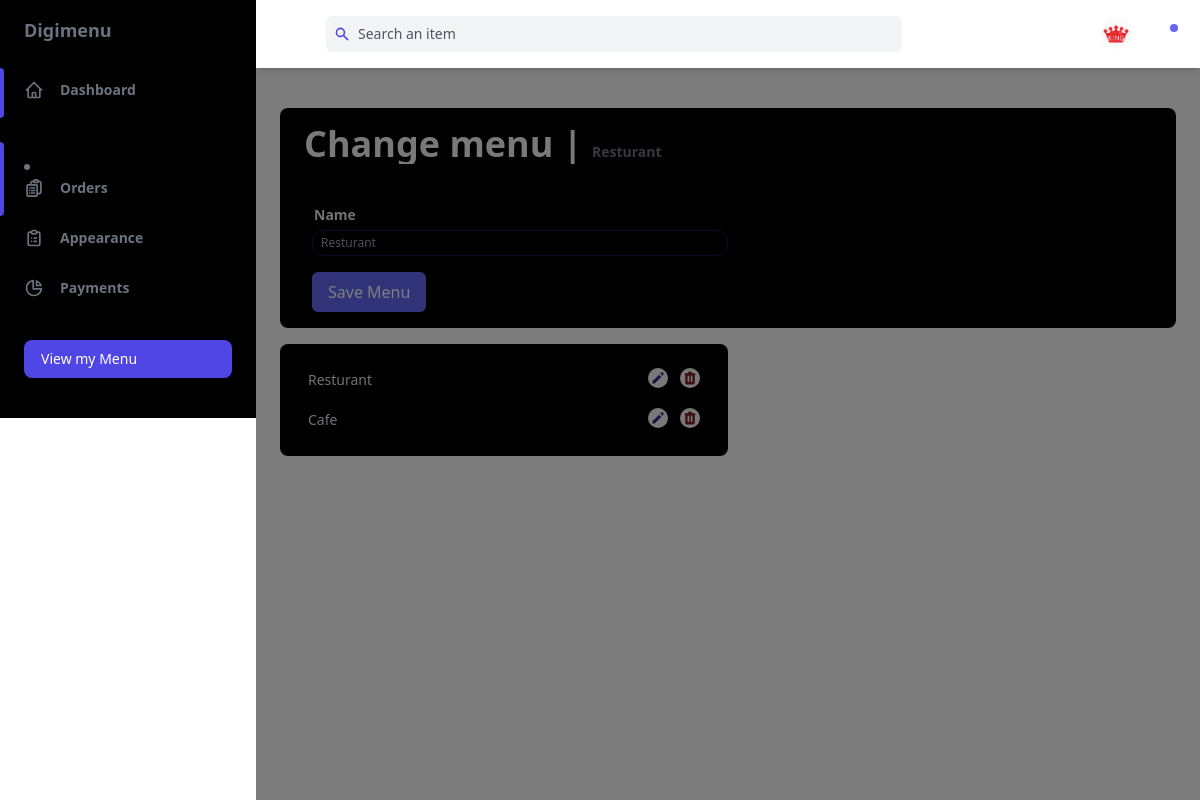
Screenshot of /dashboard/chanegmenu/2 (signed in) with the database file from the repository.
### main/models.py (models this page shows, shortened)
class Profile(models.Model):
	user = models.OneToOneField(User, on_delete=models.CASCADE)
	phone = models.CharField(max_length=20, blank=True)
	address1 = models.CharField(max_length=200, blank=True)
	resturant_name = models.CharField(max_length=200, blank=True)
	resturant_slogan = models.CharField(max_length=200, blank=True)
	image = models.ImageField(upload_to='uploads/product/',blank=True, null=True )
	description = models.CharField(max_length=400, default='0', blank=True, null=True)
	city = models.CharField(max_length=200, blank=True)
	zipcode = models.CharField(max_length=200, blank=True)
	country = models.CharField(max_length=200, blank=True)

class Menu(models.Model):
	user = models.ForeignKey(User, on_delete=models.CASCADE)
	name = models.CharField(max_length=50)
	def __str__(self):
		profile = Profile.objects.get(user=self.user)
		restaurant_name = profile.resturant_name.capitalize()
		menu_name = self.name.capitalize()
		return f"{menu_name}"

### dashboard/views.py (the view, shortened to what this page needs)
# urls.py: path('chanegmenu/<int:menu_id>', views.change_menu, name='change_menu'),
@login_required
def change_menu(request, menu_id):
    edit_menu = get_object_or_404(Menu, id=menu_id, user=request.user)
    menus = Menu.objects.filter(user=request.user)
    profile = get_object_or_404(Profile, user=request.user)
    return render(request, 'changemenu.html', {'edit_menu': edit_menu , 'menus': menus, 'profile':profile})

### cart/cart.py (called while the page is built)
    def cart_total(self, app_id):
        self.session_key = f'app_{app_id}_cart'
        self.cart = self.session.get(self.session_key, {})
        portion_ids = self.cart.keys()
        portions = Portion.objects.filter(id__in=portion_ids)
        quantities = self.cart
        total = 0
        for key, value in quantities.items():
            key = int(key)
            for portion in portions:
                if portion.id == key:
                    total = total + (portion.price * value)
        return total

    def __len__(self):
        return len(self.cart)

    def get_prods(self):
        portion_ids = self.cart.keys()
        portions = Portion.objects.filter(id__in=portion_ids)
        return portions

    def get_quants(self):
        return self.cart

### cart/context_processors.py (called while the page is built)
def cart_items(request):
    app_id = request.resolver_match.kwargs.get('resturant_id')
    cart = Cart(request, app_id)
    return {
        'cart_products': cart.get_prods(),
        'quantities': cart.get_quants(),
        'total_items': cart.__len__(),
        'totals': cart.cart_total(app_id),
    }

### main/context_processors.py (called while the page is built, shortened)
def resturant(request):
    resturant_id = request.resolver_match.kwargs.get('resturant_id', None)
    return {}

### dashboard/templates/changemenu.html (shortened to what this page needs)
{% load static %}
<!DOCTYPE html>
<html :class="{ 'theme-dark': dark }" x-data="data()" lang="en">
  <head>
    <script src="https://cdn.tailwindcss.com"></script>
    <link rel="stylesheet" href="{% static 'styles.css' %}">
  </head>
  <body>
    <div
      class="flex h-screen bg-gray-50 dark:bg-zinc-950"
      :class="{ 'overflow-hidden': isSideMenuOpen }"
    >
      {% include 'dsidebar.html' %}
      {% include 'dmsidebar.html' %}
      <div class="flex flex-col flex-1 w-full">
        {% include 'dheader.html' %}
        <main class="h-full overflow-y-auto items-center">
          <div class="p-4 mx-auto grid items-center mt-4 mr-4">
            <div class="w-full overflow-hidden rounded-lg bg-black p-4 m-2 shadow-xs">
              <div class="w-full overflow-x-auto">
                <h3 class="text-gray-100 font-bold text-4xl px-2">Change menu | <span class="text-gray-500 text-sm "> {{ edit_menu }} </span></h3>
              </div>
              <div class="pt-6 grid grid-cols-1 md:grid-cols-1 gap-4">
                <div class=" px-4">
                  <form class="space-y-4" method="post">
                    <div class="flex flex-col">
                        <label for="name" class="text-gray-200 text-sm ml-0.5 font-bold">Name</label>
                        <input type="text" id="name" name="name" class="lg:w-1/2  mt-1 p-2 border px-2 py-1 border-indigo-950 rounded-xl bg-black text-white text-xs" placeholder="{{ edit_menu }}">
                    </div>
                    <button type="submit" class=" py-2 px-4 bg-indigo-500 text-white rounded-md hover:bg-indigo-600">Save Menu</button>
                </form>
                </div>
              </div>
            </div>
            <div class="lg:w-1/2 w-full overflow-hidden rounded-lg bg-black p-4 m-2 shadow-xs">
            {% for menu in menus %}
              <div
                class="flex justify-between items-center p-2 px-3 rounded-xl shadow-xs dark:bg-black "
              >
                <div>
                  <p
                    class=" mr-4 text-sm font-medium text-gray-200 dark:text-gray-200 items-center justify-center"
                  >
                  {{menu.name}} </p>
                </div>
                  <div class="flex">
                    <a
                      class="p-0.5 mb-1 ml-3 text-indigo-900 bg-gray-100 rounded-full " href="{% url 'change_menu' menu.id %}"
                    >
                      <svg
                        class="w-4 h-4"
                        aria-hidden="true"
                        fill="currentColor"
                        viewBox="0 0 20 20"
                      >
                        <path
                          d="M13.586 3.586a2 2 0 112.828 2.828l-.793.793-2.828-2.828.793-.793zM11.379 5.793L3 14.172V17h2.828l8.38-8.379-2.83-2.828z"
                        ></path>
                      </svg>
                    </a>
                    <form method="post" action="{% url 'delete_menu' menu.id %}" onsubmit="return confirm('Are you sure you want to delete this menu?');" class="p-0">
                      <button
                        class="p-0.5 ml-3 text-red-900 bg-gray-100 rounded-full " href="{% url 'delete_menu' menu.id %}"
                      >
                      </button>
                    </form>
                  </div>
              </div>
            {% endfor %}
            </div>
          </div>
        </main>
      </div>
    </div>
  </body>
</html>

### dashboard/templates/dheader.html (shortened to what this page needs)
<header class="z-10 py-4 bg-white shadow-md dark:bg-black ">
    <div
      class="container flex items-center justify-between h-full px-6 mx-auto text-indigo-600 dark:text-indigo-300"
    >
      <div class="flex justify-center flex-1 lg:mr-32">
        <div
          class="relative w-full max-w-xl mr-6 focus-within:text-indigo-500"
        >
          <div class="absolute inset-y-0 flex items-center pl-2">
            <svg
              class="w-4 h-4"
              aria-hidden="true"
              fill="currentColor"
              viewBox="0 0 20 20"
            >
              <path
                fill-rule="evenodd"
                d="M8 4a4 4 0 100 8 4 4 0 000-8zM2 8a6 6 0 1110.89 3.476l4.817 4.817a1 1 0 01-1.414 1.414l-4.816-4.816A6 6 0 012 8z"
                clip-rule="evenodd"
              ></path>
            </svg>
          </div>
          <input
            class="w-full pl-8 pr-2 py-2 text-sm text-gray-700 placeholder-gray-600 bg-gray-100 border-0 rounded-md dark:placeholder-gray-500 dark:focus:shadow-outline-gray dark:focus:placeholder-gray-600 dark:bg-zinc-900 dark:text-gray-200 focus:placeholder-gray-500 focus:bg-white focus:border-indigo-300 focus:outline-none focus:shadow-outline-indigo form-input"
            type="text"
            placeholder="Search an item"
            aria-label="Search"
          />
        </div>
      </div>
      <ul class="flex items-center flex-shrink-0 space-x-6">
        <li class="relative ">
            <button
              class="align-middle rounded-full focus:shadow-outline-indigo focus:outline-none"
              @click="toggleProfileMenu"
              @keydown.escape="closeProfileMenu"
              aria-label="Account"
              aria-haspopup="true"
            >
              <img
                class="object-cover w-8 h-8 rounded-full"
                src="{{profile.image.url}}"
                alt=""
                aria-hidden="true"
              />
            </button>
          </li>
        <li class="relative ">
          <button
            class="relative align-middle rounded-md focus:outline-none focus:shadow-outline-indigo"
            @click="toggleNotificationsMenu"
            @keydown.escape="closeNotificationsMenu"
            aria-label="Notifications"
            aria-haspopup="true"
          >
            <svg
              class="w-5 h-5"
              aria-hidden="true"
              fill="white"
              viewBox="0 0 20 20"
            >
              <path
                d="M10 2a6 6 0 00-6 6v3.586l-.707.707A1 1 0 004 14h12a1 1 0 00.707-1.707L16 11.586V8a6 6 0 00-6-6zM10 18a3 3 0 01-3-3h6a3 3 0 01-3 3z"
              ></path>
            </svg>
            <span
              aria-hidden="true"
              class="absolute top-0 right-0 inline-block w-3 h-3 transform translate-x-1 -translate-y-1 bg-indigo-500 border-2 border-white rounded-full dark:border-blabg-black"
            ></span>
          </button>
        </li>
      </ul>
    </div>
  </header>

### static/styles.css (style rules this page uses)
label { display: block; font-size: 0.875rem; line-height: 1.25rem; font-weight: 500; line-height: 1.5rem; color: #F3F4F6; margin: 1px 0px; }

### rows the page displays
Profile: image (picture)
Menu: user+name "Resturant", name "Resturant"
Menu: name "Cafe"
